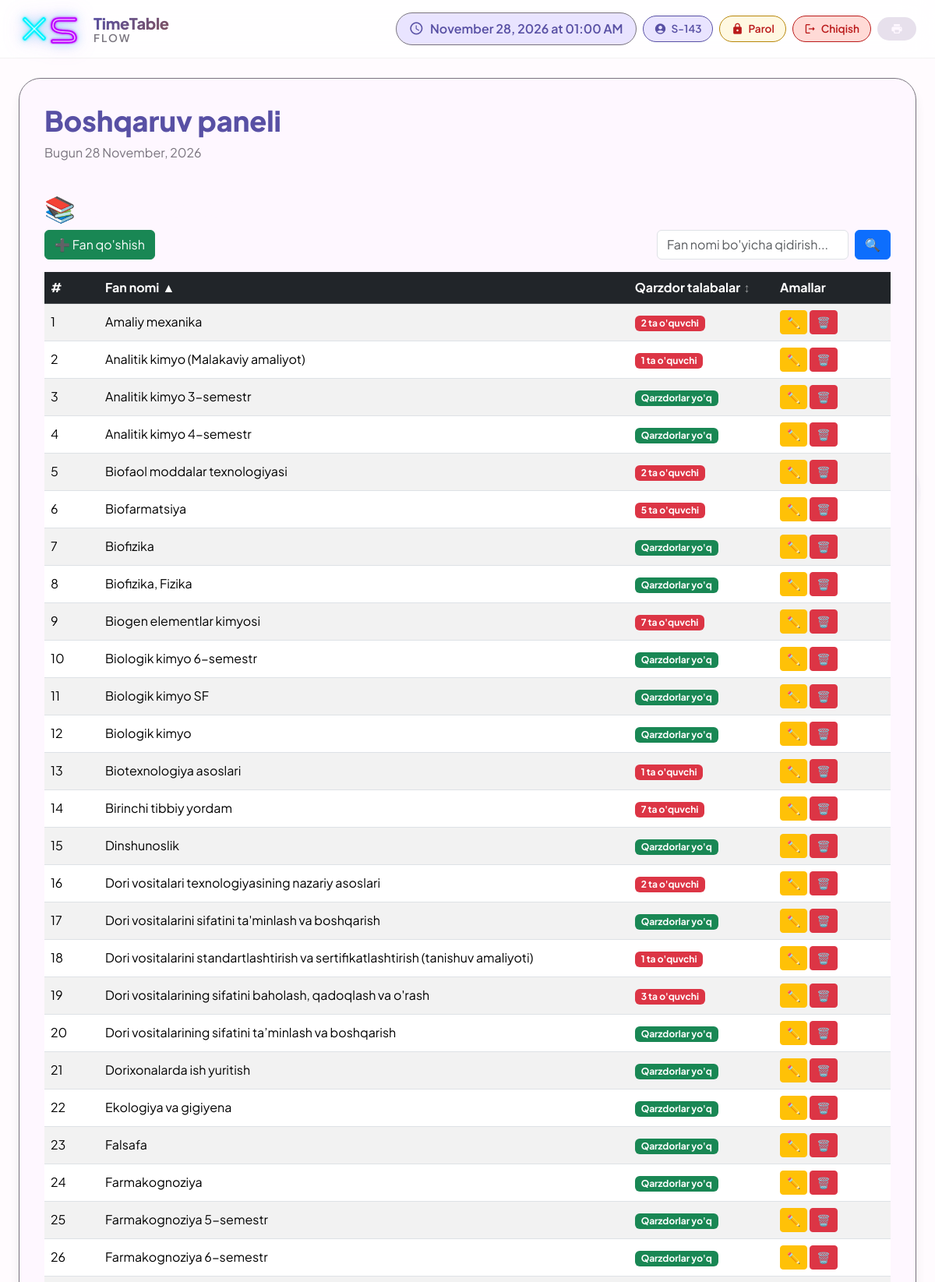
Screenshot of /raspisaniya/subjects/ (signed in, upper part) with the database file from the repository.
### raspisaniya/models.py (models this page shows, shortened)
class Subject(models.Model):
    name = models.CharField(max_length=100, unique=True)

### raspisaniya/views/rooms_subjects.py (the view)
# urls.py: path('subjects/', views.subject_list, name='subject_list'),
@login_required
def subject_list(request):
    q = request.GET.get('q', '').strip()
    sort_by = request.GET.get('sort_by', 'subject')  # subject yoki debt
    direction = request.GET.get('direction', 'asc')  # asc yoki desc
    subjects_queryset = Subject.objects.prefetch_related('debt_students').all()
    if q:
        subjects_queryset = subjects_queryset.filter(name__icontains=q)
    subjects_data = []
    for subj in subjects_queryset:
        subjects_data.append({
            'subject': subj,
            'debt_count': subj.debt_students.count()  # Qarzdorlar soni
        })
    is_reverse = (direction == 'desc')
    if sort_by == 'subject':
        subjects_data.sort(key=lambda x: (x['subject'].name or '').lower(), reverse=is_reverse)
    elif sort_by == 'debt':
        subjects_data.sort(key=lambda x: x['debt_count'], reverse=is_reverse)
    return render(request, 'raspisaniya/subject_list.html', {
        'subjects_data': subjects_data,
        'q': q,
        'sort_by': sort_by,
        'direction': direction,
    })

### templates/raspisaniya/subject_list.html (shortened to what this page needs)
{% extends 'raspisaniya/base.html' %}
{% block content %}
<h2>📚 Fanlar ro'yxati</h2>
<div class="d-flex justify-content-between align-items-center mb-3">
    <a href="{% url 'subject_create' %}" class="btn btn-success">➕ Fan qo'shish</a>
    <form method="get" class="d-flex gap-2" style="min-width:300px;">
        <input type="text" name="q" value="{{ q }}" class="form-control"
               placeholder="Fan nomi bo'yicha qidirish...">
        <button type="submit" class="btn btn-primary">🔍</button>
    </form>
</div>
{% if subjects_data %}
<div class="table-responsive">
<table class="table table-striped table-hover align-middle">
    <thead class="table-dark">
        <tr>
            <th style="width: 70px; color: white;">#</th>
            <th>
                <a href="?q={{ q }}&sort_by=subject&direction={% if sort_by == 'subject' and direction == 'asc' %}desc{% else %}asc{% endif %}" class="text-decoration-none text-white d-inline-flex align-items-center gap-1">
                    Fan nomi
                    {% if sort_by == 'subject' %}
                        {% if direction == 'asc' %}<span class="text-white">▲</span>{% else %}<span class="text-white">▼</span>{% endif %}
                    {% else %}
                        <span class="text-white" style="opacity: 0.5;">↕</span>
                    {% endif %}
                </a>
            </th>
            <th>
                <a href="?q={{ q }}&sort_by=debt&direction={% if sort_by == 'debt' and direction == 'asc' %}desc{% else %}asc{% endif %}" class="text-decoration-none text-white d-inline-flex align-items-center gap-1">
                    Qarzdor talabalar
                    {% if sort_by == 'debt' %}
                        {% if direction == 'asc' %}<span class="text-white">▲</span>{% else %}<span class="text-white">▼</span>{% endif %}
                    {% else %}
                        <span class="text-white" style="opacity: 0.5;">↕</span>
                    {% endif %}
                </a>
            </th>
            <th style="width: 150px; color: white;">Amallar</th>
        </tr>
    </thead>
    <tbody>
        {% for item in subjects_data %}
        <tr>
            <td>{{ forloop.counter }}</td>
            <td>{{ item.subject.name }}</td>
            <td>
                {% if item.debt_count > 0 %}
                    <a href="{% url 'subject_students' item.subject.pk %}" class="badge bg-danger text-decoration-none">
                        {{ item.debt_count }} ta o'quvchi
                    </a>
                {% else %}
                    <span class="badge bg-success">Qarzdorlar yo'q</span>
                {% endif %}
            </td>
            <td>
                <a href="{% url 'subject_update' item.subject.pk %}" class="btn btn-sm btn-warning">✏️</a>
                <a href="{% url 'subject_delete' item.subject.pk %}" class="btn btn-sm btn-danger">🗑️</a>
            </td>
        </tr>
        {% endfor %}
    </tbody>
</table>
</div>
{% else %}
<div class="alert alert-info">
    {% if q %}"{{ q }}" bo'yicha hech narsa topilmadi.{% else %}Hozircha fanlar mavjud emas.{% endif %}
</div>
{% endif %}
{% endblock %}

### templates/raspisaniya/base.html (shortened to what this page needs)
{% load static %}
<!DOCTYPE html>
<html lang="uz">
<head>
    <link href="https://cdn.jsdelivr.net/npm/bootstrap@5.3.2/dist/css/bootstrap.min.css" rel="stylesheet">
</head>
<body>
    <div class="bubbles" id="bubbles"></div>
    <div class="app-bar" id="appBar">
        <div class="container-fluid px-4">
            <div class="d-flex justify-content-between align-items-center">
                <div class="d-flex align-items-center gap-3">
                    <a href="{% url 'reset_database' %}" class="xs-main-logo" title="Reset Database" style="text-decoration: none; display: inline-block;">
                    </a>
                    <a href="{% url 'lesson_list' %}" class="text-decoration-none">
                        <div style="line-height:1.15;">
                            <div style="font-size:1.25rem;font-weight:800;background:linear-gradient(135deg,var(--md-primary),var(--md-tertiary));-webkit-background-clip:text;-webkit-text-fill-color:transparent;letter-spacing:-0.3px;">TimeTable</div>
                            <div style="font-size:0.85rem;font-weight:600;color:var(--md-outline);letter-spacing:2px;text-transform:uppercase;">Flow</div>
                        </div>
                    </a>
                </div>
                <div class="d-flex gap-2 align-items-center flex-wrap">
                    <div class="current-time d-none d-lg-flex">
                        <span class="material-icons-round">schedule</span>
                        <span id="timeDisplay">--:--</span>
                    </div>
                    {% if user.is_authenticated %}
                    <div class="user-chip">
                        <span class="material-icons-round">
                        </span>
                        <span>{{ user.get_full_name|default:user.username }}</span>
                    </div>
                    <a href="{% url 'change_password' %}" class="logout-chip d-none d-lg-inline-flex" style="background:#fff8e1; color:#b8860b; border-color:#b8860b;">
                        <span class="material-icons-round">lock</span>Parol
                    </a>
                    <a href="{% url 'logout' %}" class="logout-chip d-none d-lg-inline-flex">
                        <span class="material-icons-round">logout</span>Chiqish
                    </a>
                    {% endif %}
                    <button class="md-chip" onclick="window.print()">
                        <span class="material-icons-round">print</span>
                    </button>
                </div>
            </div>
        </div>
    </div>
    <div class="container-fluid px-4">
        <div class="md-surface">
            <div class="d-flex justify-content-between align-items-center mb-4">
                <div>
                    <h1 class="display-small d-inline-flex align-items-center gap-2">
                        {% block page_title %}Boshqaruv paneli{% endblock %}
                    </h1>
                    <p class="body-large">{% block page_subtitle %}Bugun {% now "j F, Y" %}{% endblock %}</p>
                </div>
            </div>
            {% block content %}{% endblock %}
        </div>
    </div>
</body>
</html>

### templates/raspisaniya/base.html (style rules this page uses)
* { margin: 0; padding: 0; box-sizing: border-box; }
:root { --md-primary: #5850a4; --md-primary-container: #e9e4ff; --md-secondary: #625b71; --md-secondary-container: #e8def8; --md-tertiary: #7d5260; --md-tertiary-container: #ffd8e4; --md-surface: #fef7ff; --md-surface-variant: #e7e0ec; --md-background: #fffbfe; --md-error: #ba1a1a; --md-error-container: #ffdad6; --md-outline: #79747e; --md-shadow: 0 4px 6px -2px rgba(0,0,0,0.05), 0 10px 15px -3px rgba(0,0,0,0.1); }
body { font-family: 'Plus Jakarta Sans', sans-serif; background: var(--md-background); color: var(--md-surface); transition: all 0.3s ease; min-height: 100vh; position: relative; }
.bubbles { position: fixed; width: 100%; height: 100%; z-index: -1; overflow: hidden; top: 0; left: 0; }
.app-bar { background: rgba(255,255,255,0.8); backdrop-filter: blur(20px); -webkit-backdrop-filter: blur(20px); border-bottom: 1px solid rgba(0,0,0,0.05); padding: 1rem 0; position: fixed; width: 100%; top: 0; z-index: 1000; transition: all 0.3s ease; }
.user-chip { display: inline-flex; align-items: center; gap: 6px; padding: 6px 14px; border-radius: 40px; background: var(--md-primary-container); color: var(--md-primary) !important; font-weight: 600; font-size: 0.85rem; border: 1px solid var(--md-primary); }
.user-chip .material-icons-round { font-size: 1rem; color: inherit; }
.logout-chip { display: inline-flex; align-items: center; gap: 6px; padding: 6px 14px; border-radius: 40px; background: #ffdad6; color: #ba1a1a !important; font-weight: 600; font-size: 0.85rem; border: 1px solid #ba1a1a; text-decoration: none; transition: all 0.2s ease; }
.logout-chip .material-icons-round { font-size: 1rem; color: inherit; }
.xs-main-logo { display: inline-flex; text-decoration: none; transition: transform 0.25s cubic-bezier(0.4,0,0.2,1), filter 0.25s ease; filter: drop-shadow(0 0 6px rgba(34,211,238,0.4)) drop-shadow(0 0 12px rgba(168,85,247,0.3)); }
.current-time { display: flex; align-items: center; gap: 8px; padding: 8px 16px; background: var(--md-primary-container); border-radius: 32px; color: var(--md-primary); font-weight: 600; border: 1px solid var(--md-outline); }
.current-time .material-icons-round { font-size: 1.2rem; }
.md-surface { background: var(--md-surface); border-radius: 28px; box-shadow: var(--md-shadow); padding: 2rem; margin-top: 100px; margin-bottom: 2rem; border: 1px solid var(--md-outline); transition: all 0.3s ease; animation: surfaceAppear 0.6s ease; }
.md-chip { display: inline-flex; align-items: center; gap: 8px; padding: 6px 16px; border-radius: 32px; background: var(--md-surface-variant); color: var(--md-surface); font-size: 0.9rem; font-weight: 500; border: 1px solid transparent; transition: all 0.2s ease; cursor: pointer; }
.md-chip .material-icons-round { font-size: 1rem; }
.display-small { font-size: 2.25rem; font-weight: 800; line-height: 1.2; color: var(--md-primary); }
.body-large { font-size: 1rem; line-height: 1.5; color: var(--md-outline); }

### rows the page displays
Subject: subject.name "Amaliy mexanika", debt_count "2"
Subject: subject.name "Analitik kimyo (Malakaviy amaliyot)", debt_count "1"
Subject: subject.name "Analitik kimyo 3-semestr", shows "Qarzdorlar yo'q"
Subject: subject.name "Analitik kimyo 4-semestr", shows "Qarzdorlar yo'q"
Subject: subject.name "Biofaol moddalar texnologiyasi", debt_count "2"
Subject: subject.name "Biofarmatsiya", debt_count "5"
Subject: subject.name "Biofizika", shows "Qarzdorlar yo'q"
Subject: subject.name "Biofizika, Fizika", shows "Qarzdorlar yo'q"
Subject: subject.name "Biogen elementlar kimyosi", debt_count "7"
Subject: subject.name "Biologik kimyo 6-semestr", shows "Qarzdorlar yo'q"
Subject: subject.name "Biologik kimyo SF", shows "Qarzdorlar yo'q"
Subject: subject.name "Biologik kimyo", shows "Qarzdorlar yo'q"
Subject: subject.name "Biotexnologiya asoslari", debt_count "1"
Subject: subject.name "Birinchi tibbiy yordam", debt_count "7"
Subject: subject.name "Dinshunoslik", shows "Qarzdorlar yo'q"
Subject: subject.name "Dori vositalari texnologiyasining nazariy asoslari", debt_count "2"
Subject: subject.name "Dori vositalarini sifatini ta'minlash va boshqarish", shows "Qarzdorlar yo'q"
Subject: subject.name "Dori vositalarini standartlashtirish va sertifikatlashtirish (tanishuv amaliyoti)", debt_count "1"
Subject: subject.name "Dori vositalarining sifatini baholash, qadoqlash va o'rash", debt_count "3"
Subject: subject.name "Dori vositalarining sifatini ta’minlash va boshqarish", shows "Qarzdorlar yo'q"
Subject: subject.name "Dorixonalarda ish yuritish", shows "Qarzdorlar yo'q"
Subject: subject.name "Ekologiya va gigiyena", shows "Qarzdorlar yo'q"
Subject: subject.name "Falsafa", shows "Qarzdorlar yo'q"
Subject: subject.name "Farmakognoziya", shows "Qarzdorlar yo'q"
Subject: subject.name "Farmakognoziya 5-semestr", shows "Qarzdorlar yo'q"
Subject: subject.name "Farmakognoziya 6-semestr", shows "Qarzdorlar yo'q"

### other values shown
{{ user.get_full_name|default:user.username }} "S-143"
